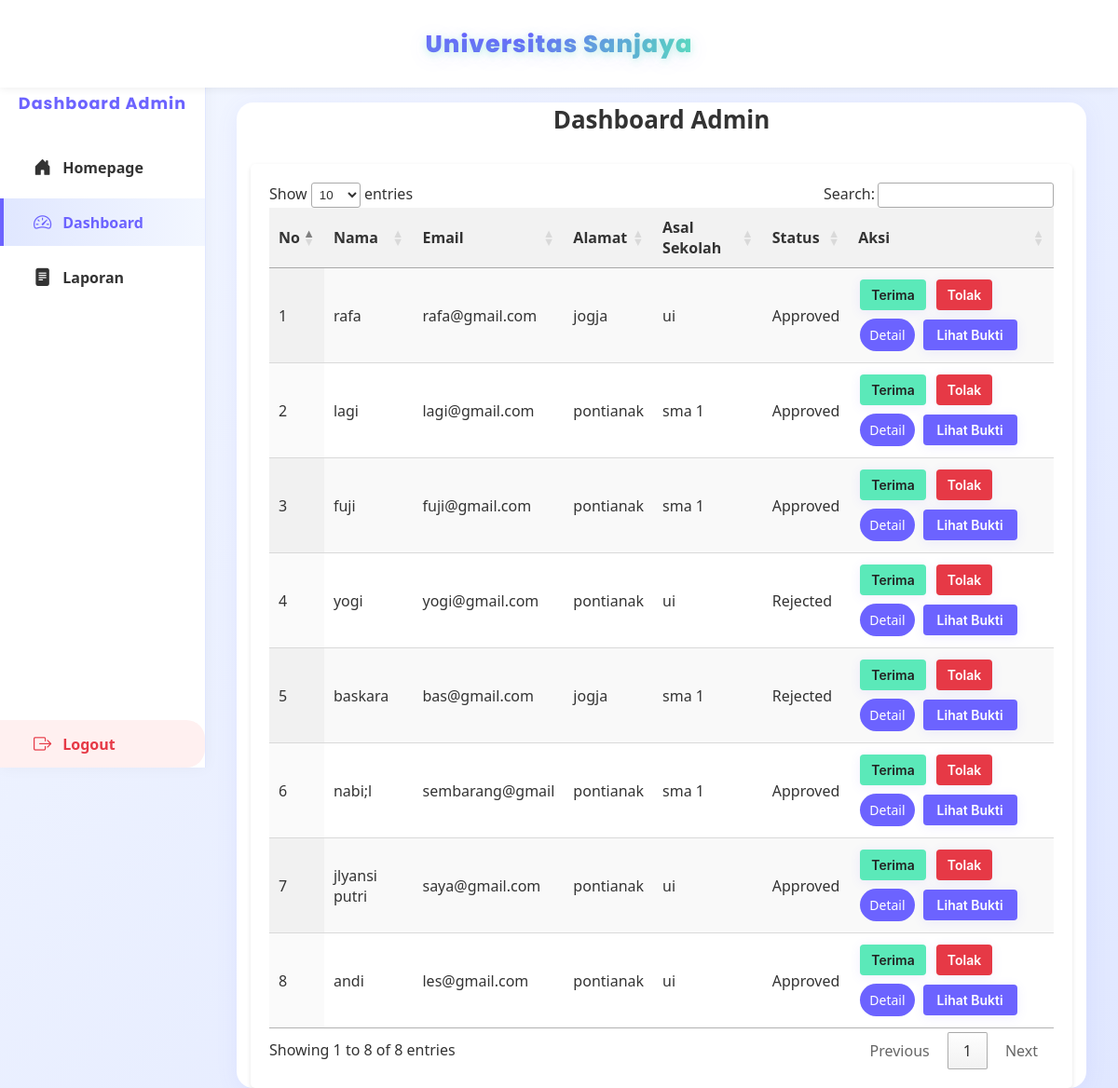
Page /dashboard_admin (signed in) on the earlier database version.
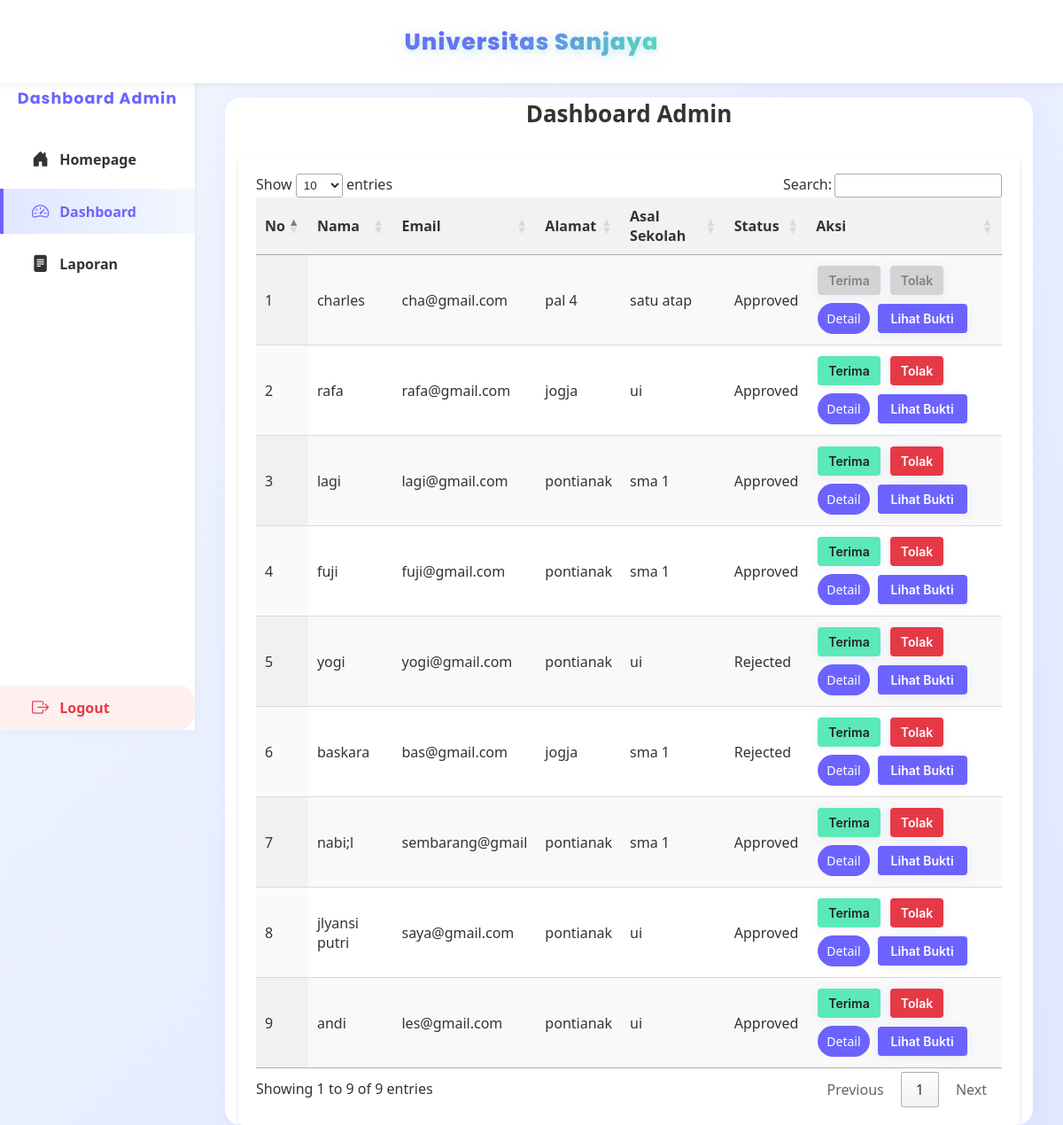
Same page on the later database version.
### models.py (models this page shows)
class User(db.Model):
    id = db.Column(db.Integer, primary_key=True)
    name = db.Column(db.String(100), nullable=False)
    email = db.Column(db.String(100), unique=True, nullable=False)
    password = db.Column(db.String(100), nullable=False)
    address = db.Column(db.String(200))
    school = db.Column(db.String(100))
    birth_date = db.Column(db.Date)
    phone = db.Column(db.String(15))
    gender = db.Column(db.String(10))
    hobby = db.Column(db.String(100))
    parent_name = db.Column(db.String(100))
    parent_job = db.Column(db.String(100))
    ijazah = db.Column(db.String(200))  # Link ke file ijazah
    kk = db.Column(db.String(200))  # Link ke file kartu keluarga
    ijazah_confirmed = db.Column(db.Boolean, default=False)  # Status konfirmasi ijazah
    kk_confirmed = db.Column(db.Boolean, default=False)  # Status konfirmasi KK
    status = db.Column(db.String(20), default='Pending')  # Pending, Approved, Rejected
    created_at = db.Column(db.DateTime, default=datetime.utcnow)  # Waktu pendaftaran
    payment_status = db.Column(db.String(20), default='Pending')  # Pending, Approved, Rejected
    payment_proof = db.Column(db.String(200))  # Path ke file bukti pembayaran
    is_action_taken = db.Column(db.Boolean, default=False)  # True jika admin sudah mengambil tindakan
    is_payment_action_taken = db.Column(db.Boolean, default=False)  # True jika admin sudah mengambil tindakan pada pembayaran
    faculty = db.Column(db.String(100))  # Fakultas pilihan user
    religion = db.Column(db.String(30))  # Tambahkan ini

### app.py (the view, shortened to what this page needs)
@app.route('/dashboard_admin', methods=['GET', 'POST'])
def dashboard_admin():
    if 'admin_id' not in session:
        flash('Anda harus login sebagai admin untuk mengakses halaman ini.')
        return redirect(url_for('login'))
    users = User.query.order_by(User.created_at.desc()).all()
    return render_template('dashboard_admin.html', users=users)

### templates/dashboard_admin.html (shortened to what this page needs)
<!DOCTYPE html>
<html>
<head>
    <link rel="stylesheet" type="text/css" href="https://cdn.datatables.net/1.13.5/css/jquery.dataTables.min.css">
    <link rel="stylesheet" href="{{ url_for('static', filename='css/admin.css') }}">
</head>
<body>
    <nav class="sidebar">
        <div class="sidebar-header">Dashboard Admin</div>
        <a href="{{ url_for('index') }}" class="nav-link"><i class="bi bi-house-door-fill"></i> Homepage</a>
        <a href="{{ url_for('dashboard_admin') }}" class="nav-link active"><i class="bi bi-speedometer2"></i> Dashboard</a>
        <a href="{{ url_for('admin_report') }}" class="nav-link"><i class="bi bi-file-text-fill"></i> Laporan</a>
        <a href="{{ url_for('logout') }}" class="nav-link logout-link"><i class="bi bi-box-arrow-right"></i> Logout</a>
    </nav>
    <nav class="navbar" style="position:fixed;top:0;left:0;width:100vw;height:64px;z-index:200;display:flex;align-items:center;justify-content:center;background:#fff;box-shadow:0 2px 8px rgba(0,0,0,0.06);">
        <span class="navbar-brand-highlight">
            Universitas Sanjaya
        </span>
    </nav>
    <div class="admin-main-content">
        <div class="container">
            <h1>Dashboard Admin</h1>
            <table id="adminTable" class="display">
                <thead>
                    <tr>
                        <th>No</th>
                        <th>Nama</th>
                        <th>Email</th>
                        <th>Alamat</th>
                        <th>Asal Sekolah</th>
                        <th>Status</th>
                        <th>Aksi</th>
                    </tr>
                </thead>
                <tbody>
                    {% for user in users %}
                    <tr>
                        <td>{{ loop.index }}</td>
                        <td>{{ user.name }}</td>
                        <td>{{ user.email }}</td>
                        <td>{{ user.address or 'Belum diisi' }}</td>
                        <td>{{ user.school or 'Belum diisi' }}</td>
                        <td>{{ user.status }}</td>
                        <td>
                            <div class="action-buttons">
                                <form method="POST" action="{{ url_for('dashboard_admin') }}">
                                    <button type="submit" name="action" value="approve" class="btn btn-green"
                                        {% if user.is_action_taken %}disabled{% endif %}>Terima</button>
                                    <button type="submit" name="action" value="reject" class="btn btn-red"
                                        {% if user.is_action_taken %}disabled{% endif %}>Tolak</button>
                                </form>
                                <a href="{{ url_for('user_detail', user_id=user.id) }}" class="btn btn-detail">Detail</a>
                                {% if user.payment_proof %}
                                    <button onclick="viewPaymentProof('{{ url_for('static', filename=user.payment_proof) }}', {{ user.id }})"
                                        class="btn btn-blue">Lihat Bukti</button>
                                {% else %}
                                    <span>Belum ada bukti pembayaran</span>
                                {% endif %}
                            </div>
                        </td>
                    </tr>
                    {% endfor %}
                </tbody>
            </table>
        </div>
    </div>
    <link rel="stylesheet" href="https://cdn.jsdelivr.net/npm/bootstrap-icons@1.10.5/font/bootstrap-icons.css">
</body>
</html>

### static/css/admin.css (style rules this page uses)
body { background: linear-gradient(135deg, #f3f7ff 0%, #e0e7ff 100%); color: #333; font-family: 'Inter', sans-serif; margin: 0; padding: 0; }
.navbar { background-color: #6c63ff; color: #fff; padding: 15px 30px; display: flex; justify-content: space-between; align-items: center; color: #ffffff; box-shadow: 0 2px 4px rgba(0, 0, 0, 0.1); }
.container { max-width: 1100px; margin: 30px auto; background: #fff; padding: 30px; border-radius: 18px; box-shadow: 0 4px 24px rgba(108,99,255,0.08); }
.container h1 { margin-bottom: 25px; font-size: 26px; color: #6c63ff; }
table { width: 100%; border-collapse: collapse; margin-top: 20px; color: #333; }
thead { background-color: #f1f1f1; color: #0077b6; }
thead th { padding: 12px; text-align: left; font-weight: 600; }
tbody tr { border-bottom: 1px solid #ddd; }
tbody tr:nth-child(even) { background-color: #f9f9f9; }
tbody td { padding: 12px; }
button[type="submit"] { padding: 8px 12px; margin-right: 5px; border: none; border-radius: 4px; color: white; cursor: pointer; font-size: 14px; transition: background-color 0.2s; }
button[name="action"][value="approve"] { background-color: #5be9b9; color: #222; }
button[name="action"][value="reject"] { background-color: #e63946; color: white; }
button { padding: 8px 16px; border: none; border-radius: 30px; cursor: pointer; font-size: 14px; transition: background-color 0.2s; font-family: 'Inter', sans-serif; font-weight: 600; box-shadow: 0 2px 12px rgba(108,99,255,0.10); }
button.btn-green { background-color: #5be9b9; color: #222; }
button.btn-red { background-color: #e63946; color: white; }
button.btn-blue { background-color: #6c63ff; color: white; }
a.btn-detail { background-color: #6c63ff; padding: 8px 10px; border-radius: 30px; color: white; text-decoration: none; font-size: 14px; }
button[name="action"][value="approve"]:disabled, button[name="action"][value="reject"]:disabled { background-color: #d3d3d3; color: #808080; cursor: not-allowed; }
.sidebar { position: fixed; top: 0; left: 0; width: 220px; height: 100vh; background: #fff; border-right: 1.5px solid #e0e7ff; box-shadow: 0 0 16px rgba(0,0,0,0.04); padding: 24px 0 0 0; z-index: 201; display: flex; flex-direction: column; gap: 8px; }
.sidebar .sidebar-header { font-family: 'Poppins', 'Inter', Arial, sans-serif; font-size: 1.1rem; font-weight: 700; color: #6c63ff; text-align: center; margin-bottom: 22px; letter-spacing: 1px; margin-top: 10px; }
.sidebar .logout-link { margin-top: 32px; color: #e63946; border-left: 4px solid transparent; font-weight: 700; background: #fff0f0; border-radius: 0 20px 20px 0; transition: background 0.2s, color 0.2s, border-color 0.2s; }
.admin-main-content { margin-left: 220px; padding-top: 80px; }

Differences in the rows shown:
added User: name "charles", email "cha@gmail.com", address "pal 4", school "satu atap", status "Approved", is_action_taken True (drawn)
Other differences:
text written by a page script: "Show entries Search: Showing 1 to 8 of 8 entries Previous 1 Next" → "Show entries Search: Showing 1 to 9 of 9 entries Previous 1 Next"
